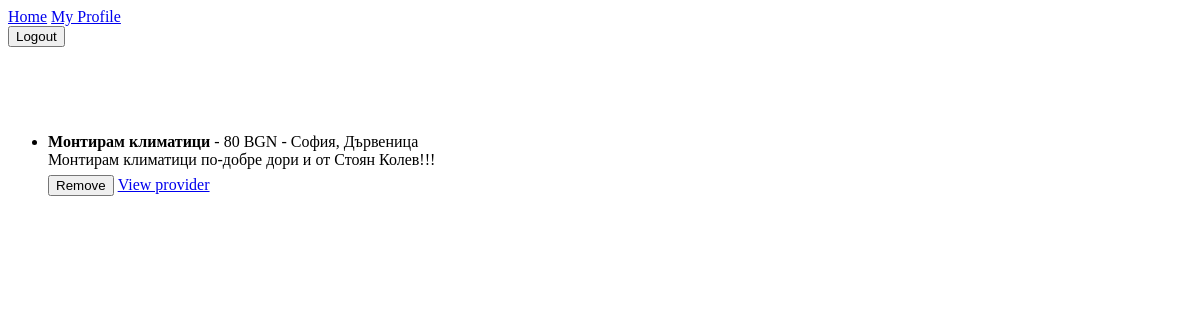
The app's page /favourites (signed in) with its own data.
### app/models/favourite.py (models this page shows)
class Favourite(db.Model):
    __tablename__ = "favourites"
    id = db.Column(db.Integer, primary_key=True)
    customer_id = db.Column(db.Integer, db.ForeignKey("users.id"), nullable=False, index=True)
    service_id = db.Column(db.Integer, db.ForeignKey("services.id"), nullable=False, index=True)
    __table_args__ = (
        db.UniqueConstraint("customer_id", "service_id", name="uq_fav_customer_service"),
    )

### app/models/service.py (models this page shows, shortened)
class Service(db.Model):
    __tablename__ = "services"
    id = db.Column(db.Integer, primary_key=True)
    provider_id = db.Column(db.Integer, db.ForeignKey("users.id"), nullable=False, index=True)
    category_id = db.Column(db.Integer, db.ForeignKey("service_categories.id"), nullable=False, index=True)
    title = db.Column(db.String(120), nullable=False)
    description = db.Column(db.Text, nullable=True)
    price = db.Column(db.Integer, nullable=True)
    location = db.Column(db.String(120), nullable=True)
    created_at = db.Column(db.DateTime, nullable=False, default=datetime.utcnow)

### app/routes/favourites.py (the view)
@favourites_bp.route("/favourites", methods=["GET"])
@login_required
def list_favourites():
    if current_user.role != "customer":
        flash("Само клиенти имат любими.")
        return redirect(url_for("main.home"))
    items = (db.session.query(Favourite, Service)
             .join(Service, Favourite.service_id == Service.id)
             .filter(Favourite.customer_id == current_user.id)
             .order_by(Favourite.id.desc())
             .all())
    return render_template("favourites/list.html", items=items)

### app/templates/favourites/list.html (shortened to what this page needs)
{% extends "base.html" %}
{% block content %}
  <h1>Любими услуги</h1>
  {% if not items %}
    <p>Нямаш любими услуги.</p>
  {% else %}
    <ul>
      {% for f, s in items %}
        <li>
          <b>{{ s.title }}</b>
          {% if s.price %} - {{ s.price }} BGN{% endif %}
          {% if s.location %} - {{ s.location }}{% endif %}
          <br>
          {{ (s.description or "")[:140] }}{% if s.description and s.description|length > 140 %}...{% endif %}
          <div style="margin-top:6px;">
            <form method="post" action="{{ url_for('favourites.remove_favourite', service_id=s.id) }}" style="display:inline;">
              <button type="submit">Remove</button>
            </form>
            <a href="{{ url_for('public.provider_profile', provider_id=s.provider_id) }}">View provider</a>
          </div>
        </li>
      {% endfor %}
    </ul>
  {% endif %}
{% endblock %}

### app/static/styles/style.css (style rules this page uses)
h1 { font-family: 'Segoe UI', Tahoma, Geneva, Verdana, sans-serif; color: white; }

### records on screen
Favourite: title "Монтирам климатици", price "80", location "София, Дървеница"
Service: description "Монтирам климатици по-добре дори и от Стоян Колев!!!"
